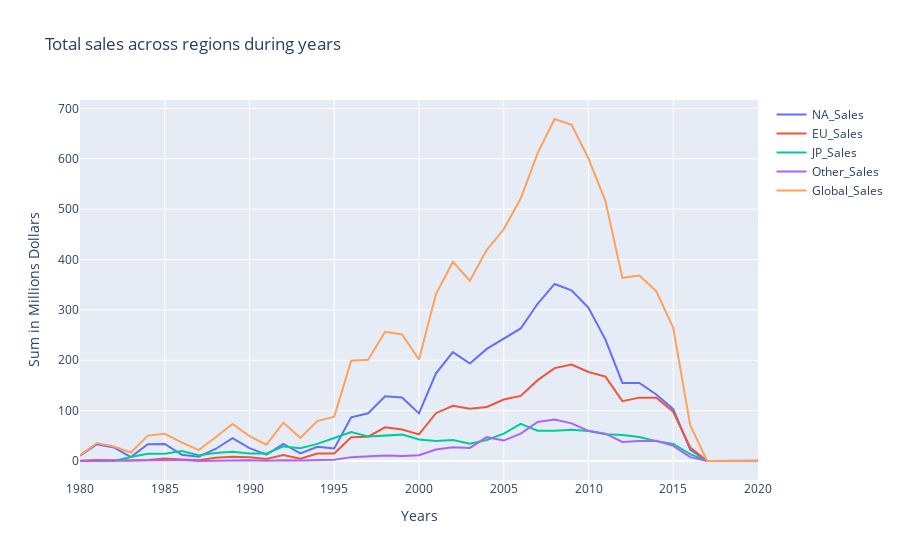

Notebook source saved alongside this figure:
### Code cell
fig = go.Figure()
fig.add_trace(go.Scatter(x=df_sales.index, y=df_sales['NA_Sales'],
                    mode='lines',
                    name='NA_Sales'))
fig.add_trace(go.Scatter(x=df_sales.index, y=df_sales['EU_Sales'],
                    mode='lines',
                    name='EU_Sales'))
fig.add_trace(go.Scatter(x=df_sales.index, y=df_sales['JP_Sales'],
                    mode='lines',
                    name='JP_Sales'))
fig.add_trace(go.Scatter(x=df_sales.index, y=df_sales['Other_Sales'],
                    mode='lines',
                    name='Other_Sales'))
fig.add_trace(go.Scatter(x=df_sales.index, y=df_sales['Global_Sales'],
                    mode='lines',
                    name='Global_Sales'))
fig.update_layout(title='Total sales across regions during years',
                   xaxis_title='Years',
                   yaxis_title='Sum in Millions Dollars')
fig.show()
